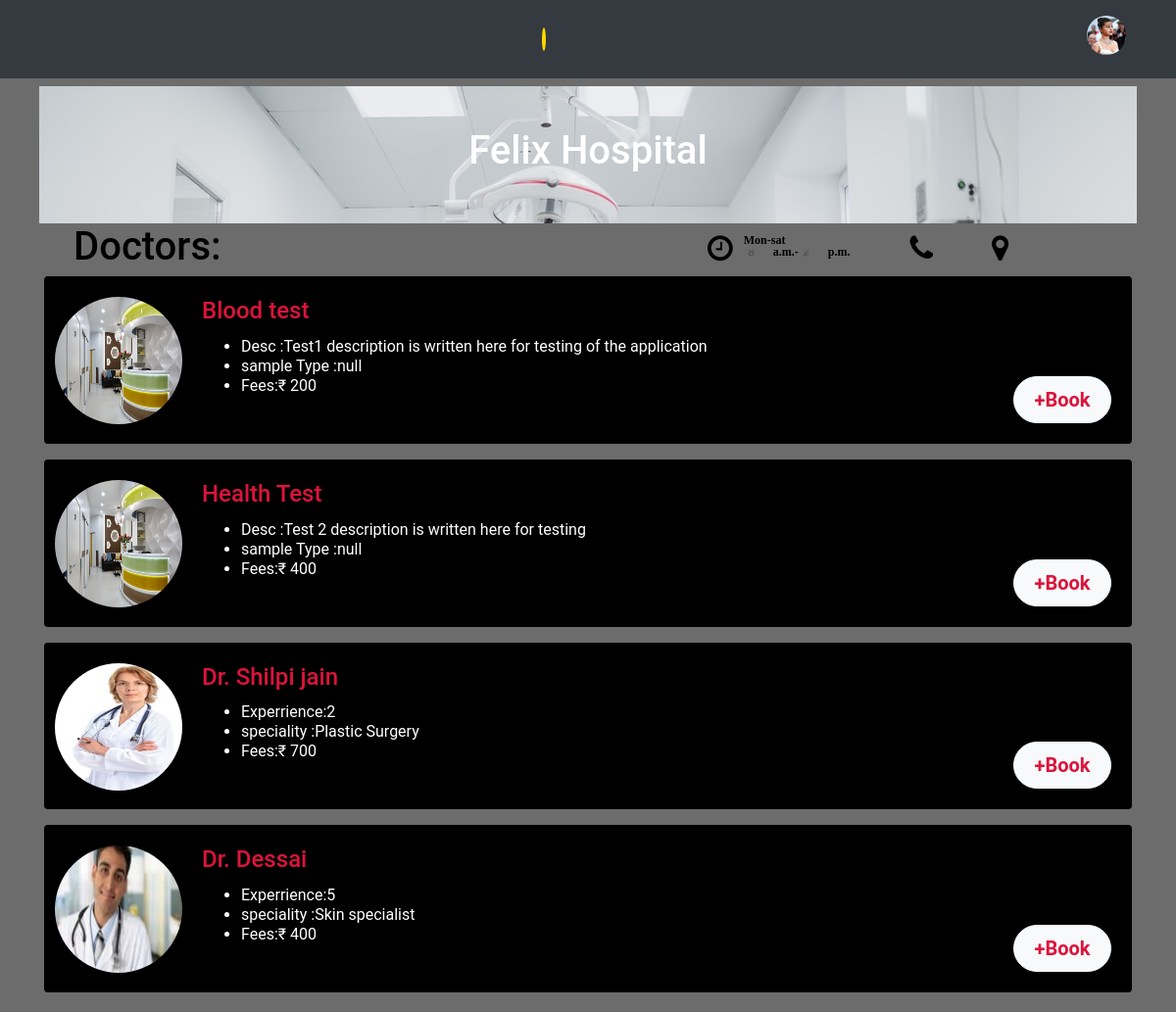
The page /show_details/1 on the database its author committed.
### store/models.py (models this page shows, shortened)
class Shop(models.Model):
    shop_status = (
        ('E', 'ENABLE'),
        ('D', 'DISABLE')
    )
    Name = models.CharField(max_length=190, unique=True)
    Shop_owner = models.OneToOneField(
        User, on_delete=models.SET_NULL, blank=True, null=True, related_name="shop")
    Address = models.CharField(max_length=300)
    Status = models.CharField(max_length=2, choices=shop_status, default='E')
    Interior_image = models.ImageField(
        upload_to='shops', blank=True, null=True)
    OffDay = models.CharField(max_length=10, default="7", choices=week_days)
    Image = models.ImageField(upload_to='shops', blank=True, null=True)
    Opening_time = models.TimeField(null=True, blank=True)
    Closing_time = models.TimeField(null=True, blank=True)
    Shop_url = models.URLField(
        max_length=200, default='www.watduwant.com/show_details')

class Pathological_Test_Service(models.Model):
    Shop = models.ForeignKey(Shop, on_delete=models.CASCADE, related_name="PathologicalTestServices")
    Tests = models.ForeignKey(Pathological_Test, on_delete=models.CASCADE, related_name="PathologicalTestServices")
    Price = models.IntegerField()
    ReportDeliveryTime = models.TimeField()

class Pathological_Test(models.Model):
    TestName = models.CharField(max_length=100)
    Desc =  models.TextField()
    Image = models.ImageField(upload_to='shops', blank=True, null=True)
    SampleType  = models.CharField(max_length=100)
    FastingRequirement = models.BooleanField(default=False)

class Service(models.Model):
    Clinic = models.ForeignKey(
        Shop, on_delete=models.CASCADE, null=True, blank=True, related_name="services")
    Doctor = models.ForeignKey(
        Doctor, on_delete=models.CASCADE, null=True, blank=True, related_name='services')
    Fees = models.IntegerField()
    class Meta:
        unique_together = (('Clinic', 'Doctor'),)

class Doctor(models.Model):
    Name = models.CharField(max_length=100, unique=True)
    Specialization = models.CharField(max_length=200, blank=False)
    Experience = models.IntegerField()
    Image = models.ImageField(upload_to='doctors', blank=True, null=True)

### customer/views.py (the view)
# urls.py: path('show_details/<shop_id>', views.show_details, name='show_details'),
def show_details(request, shop_id):
    details = Shop.objects.get(pk=shop_id)
    data = Service.objects.filter(Clinic=details)
    return render(request, 'clinicalldetails.html', {'details': details, 'data': data, 'n':range(2)})

### customer/templatetags/custom_tags.py (called while the page is built)
@register.filter(name='get_date')
def get_date(weekday, next):
    weekday = int(weekday)
    today = datetime.today().isoweekday()
    diff = 0
    if(weekday > today):
        diff = weekday - today
    else:
        diff = 7 + weekday - today
    todayDate = date.today()
    appointment_date = todayDate + timedelta(days=diff)
    if(next == 0):
        return weekdays[str(weekday)] + ' ' + str(appointment_date + timedelta(days=7))
    elif(next == 1):
        return weekdays[str(weekday)] + ' ' +  str(appointment_date + timedelta(days=14))
    return weekdays[str(weekday)] + ' ' + str(appointment_date)

### templates/clinicalldetails.html (shortened to what this page needs)
{% extends "base.html" %} {% load static %}
{% block content %}
{% load custom_tags %}
<head>
  <link rel="stylesheet" href="https://cdnjs.cloudflare.com/ajax/libs/font-awesome/4.7.0/css/font-awesome.min.css">
</head>
  <nav class="navbar navbar-default " id="navbar-style">
    <div id="header" style="background: url({{details.Interior_image.url}})" class="container">
        <div class="navbar-header">
            <h1 class="head1">{{details.Name}}</h1>
        </div>
    </div>
    <div class='container'>
        <div class="row" id="brand-style">
            <div class="col-12">
                <div id="brand">
                    <div class="social-icons">
                        <a href="#" class="heading">
                            <h1>Doctors:</h1>
                        </a>
                        <div class="icon-arrag">
                            <a href="#" class="icon"></a>
                            <a href="#" class="icon"> </a>
                            <a href="#" class="icon">
                                <p class='day-index'>Mon-sat<br>{{details.Opening_time}}-{{details.Closing_time}}</p>
                            </a>
                        </div>
                    </div>
                </div>
            </div>
        </div>
    </div>
  </nav>
  <section id="services">
    <div class="container">
        <div class="row">
            {% for pathological in details.PathologicalTestServices.all %}
            <div class="col-12 mt-3">
                <div class="card">
                    <div class="card-horizontal">
                        <div class="img-square-wrapper">
                            <img class="img" src={{pathological.Tests.Image.url}} alt="Card image cap">
                        </div>
                        <div class="card-body">
                            <h4 class="card-title">{{pathological.Tests.TestName}}</h4>
                            <ul class="card-text">
                                <li>Desc :{{pathological.Tests.Desc}}</li>
                                <li>sample Type :{{pathological.Tests.SampleType}}</li>
                                <button type="button" class="btn btn-light btn-lg" data-toggle="modal"
                                    data-target="#pathologicalModal{{pathological.id}}">+Book</button>
                                <li>Fees:&#x20b9 {{pathological.Price}}</li>
                            </ul>
                        </div>
                    </div>
                </div>
            </div>
            {% endfor %}
          {% for d in data %}
            <div class="col-12 mt-3">
                <div class="card">
                    <div class="card-horizontal">
                        <div class="img-square-wrapper">
                            <img class="img" src={{d.Doctor.Image.url}} alt="Card image cap">
                        </div>
                        <div class="card-body">
                            <h4 class="card-title">{{d.Doctor.Name}}</h4>
                            <ul class="card-text">
                                <li>Experrience:{{d.Doctor.Experience}}</li>
                                <li>speciality :{{d.Doctor.Specialization}}</li>
                                <button type="button" class="btn btn-light btn-lg" data-toggle="modal"
                                    data-target="#myModal{{d.id}}">+Book</button>
                                <li>Fees:&#x20b9 {{d.Fees}}</li>
                            </ul>
                        </div>
                    </div>
                </div>
            </div>
          {% endfor %}
        </div>
    </div>
  </section>
  <br>
</div>
  {% endblock %}

### static/css/style.css (style rules this page uses)
body { font-family: 'Open Sans', sans-serif; line-height: 20px; font-size: 300; font-size: 16px; }
html { font-family:'Montserrat', sans-serif; scroll-behavior: smooth; padding: 0px; }
a { text-decoration: none; }
#header { background-image: url(img/head4.jpg); object-fit:contain; background-size:cover; padding: 3vh; margin-left: auto; margin-right: auto; height: 140px; width: 70rem; }
#header .navbar-header { color: white; font-size: 2rem; position:relative; margin-left: auto; margin-right: auto; display: block; text-align: center; padding: 0px; }
#header .navbar-header .head1 { line-height: 0.7; }
#brand .social-icons a { position:relative; display: flex; height: 50px; float: right; padding: 30px; color: black; text-decoration: none; }
#brand .social-icons .icon { color: black; font-size: 30px; position: relative; }
#brand .social-icons .heading { color:black ; float: left; }
.card-horizontal { display: flex; flex: 1 1 auto; }
.icon-arrag { float: left; margin-left: 647px; margin-top: -50px; margin-bottom: -10px; }
#brand .social-icons .heading { color: black; float: left; margin-top: -30px; }
.day-index { font-size: 12px; margin-left: 10px; font-family: emoji; font-weight: 600; padding: 1px; line-height: 1; }
.img { border-radius: 50%; margin-top: 20px; margin-left: 10px; height: 130px; width: 130px; }
#services .card { background-color: black; color: white; }
#services .card-body .card-title { color: crimson; }
#services .card-body button { color: crimson; }
#services .card .card-body button { float: right; border-radius: 40px; width: 100px; font-weight: bold; }

### templates/base.html (style rules this page uses)
body { background-color: rgba(10,10,10,0.6) }
.heading { color: white; font-size: 1.5rem; line-height:1.5; font-weight:bold; }
body { font-family: 'Roboto', Arial, sans-serif; }

### rows shown on the page
Shop: Interior_image (picture), Name "Felix Hospital", Opening_time "8 a.m.", Closing_time "2 p.m."
Pathological_Test_Service: Tests.Image (picture), Tests.TestName "Blood test", Tests.Desc "Test1 description is written here for testing of the application", Tests.SampleType "null", Price "200"
Pathological_Test_Service: Tests.Image (picture), Tests.TestName "Health Test", Tests.Desc "Test 2 description is written here for testing", Tests.SampleType "null", Price "400"
Service: Doctor.Image (picture), Doctor.Name "Dr. Shilpi jain", Doctor.Experience "2", Doctor.Specialization "Plastic Surgery", Fees "700"
Service: Doctor.Image (picture), Doctor.Name "Dr. Dessai", Doctor.Experience "5", Doctor.Specialization "Skin specialist", Fees "400"
